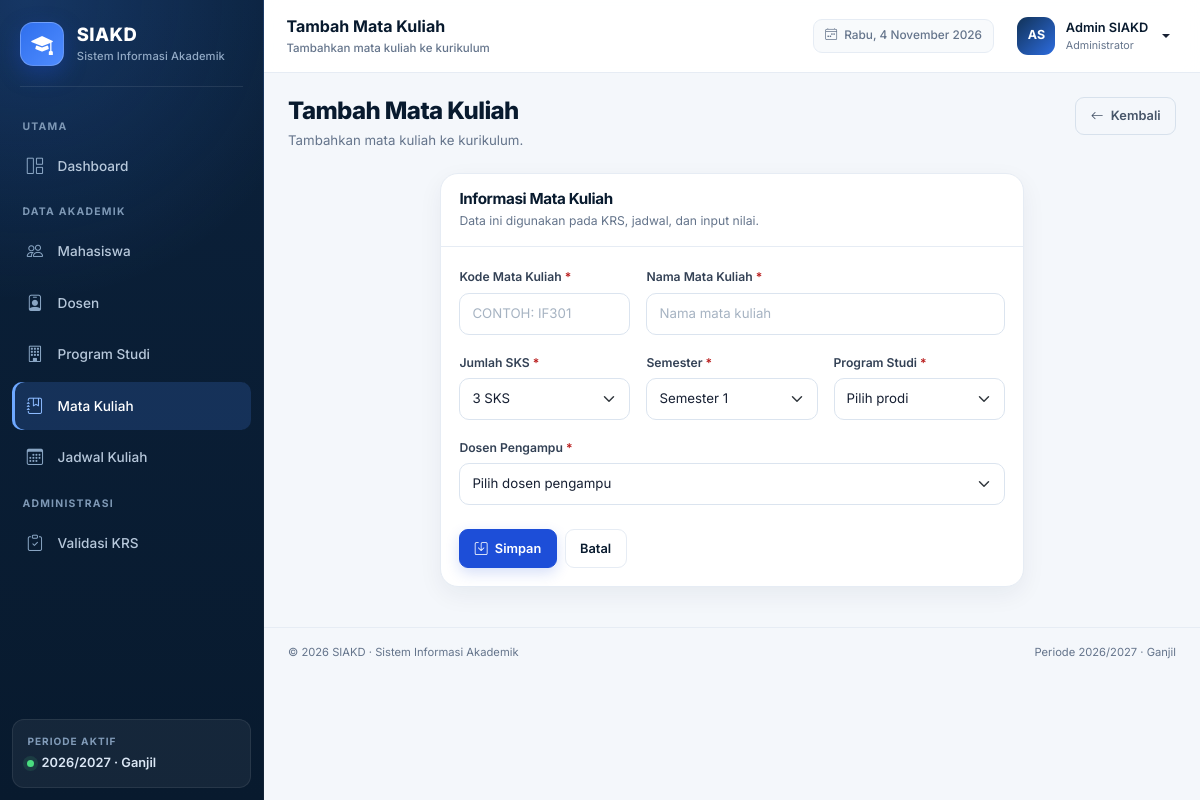
The page /admin/mata_kuliah_form.php (signed in) on the database its author committed.
### tables this page shows
CREATE TABLE `users` (
    `id` INT UNSIGNED NOT NULL AUTO_INCREMENT,
    `nama` VARCHAR(100) NOT NULL,
    `email` VARCHAR(120) NOT NULL,
    `password` VARCHAR(255) NOT NULL,
    `role` ENUM('admin', 'dosen', 'mahasiswa') NOT NULL,
    `status` ENUM('aktif', 'nonaktif') NOT NULL DEFAULT 'aktif',
    `created_at` TIMESTAMP NOT NULL DEFAULT CURRENT_TIMESTAMP,
    `updated_at` TIMESTAMP NOT NULL DEFAULT CURRENT_TIMESTAMP ON UPDATE CURRENT_TIMESTAMP,
    PRIMARY KEY (`id`),
    UNIQUE KEY `uq_users_email` (`email`),
    KEY `idx_users_role` (`role`)
);

### includes/functions.php (called while the page is built, shortened)
<?php
function base_url(string $path = ''): string
{
    $path = ltrim($path, '/');
    return BASE_URL . ($path !== '' ? '/' . $path : '/');
}
function e(mixed $value): string
{
    return htmlspecialchars((string) $value, ENT_QUOTES | ENT_SUBSTITUTE, 'UTF-8');
}
function pull_form_state(): array
{
    $state = [
        'old' => is_array($_SESSION['_old_input'] ?? null) ? $_SESSION['_old_input'] : [],
        'errors' => is_array($_SESSION['_form_errors'] ?? null) ? $_SESSION['_form_errors'] : [],
    ];
    return $state;
}
function query(string $key, mixed $default = ''): mixed
{
    if (!array_key_exists($key, $_GET)) {
        return $default;
    }
    $value = $_GET[$key];
    return is_string($value) ? trim($value) : $value;
}
function initials(string $name): string
{
    $parts = preg_split('/\s+/', trim($name)) ?: [];
    $initials = '';
    foreach (array_slice($parts, 0, 2) as $part) {
        $initials .= mb_strtoupper(mb_substr($part, 0, 1));
    }
    return $initials !== '' ? $initials : 'U';
}
function role_label(string $role): string
{
    return match ($role) {
        'admin' => 'Administrator',
        'dosen' => 'Dosen',
        'mahasiswa' => 'Mahasiswa',
        default => ucfirst($role),
    };
}

### includes/auth.php (called while the page is built, shortened)
<?php
require_once __DIR__ . '/../config/database.php';
require_once __DIR__ . '/functions.php';
function current_user(): ?array
{
    static $loaded = false;
    static $user = null;
    if ($loaded) {
        return $user;
    }
    $loaded = true;
    $userId = (int) ($_SESSION['user_id'] ?? 0);
    try {
        $stmt = db()->prepare(
            "SELECT u.id, u.nama, u.email, u.role, u.status, u.created_at,
                    m.id AS mahasiswa_id, m.nim, m.prodi_id AS mahasiswa_prodi_id,
                    m.angkatan, m.jenis_kelamin, m.alamat,
                    d.id AS dosen_id, d.nidn, d.prodi_id AS dosen_prodi_id
             FROM users u
             LEFT JOIN mahasiswa m ON m.user_id = u.id
             LEFT JOIN dosen d ON d.user_id = u.id
             WHERE u.id = :id AND u.status = 'aktif'
             LIMIT 1"
        );
        $stmt->execute(['id' => $userId]);
        $result = $stmt->fetch();
        if ($result) {
            $user = $result;
            return $user;
        }
    } catch (Throwable $exception) {
        error_log('Auth check failed: ' . $exception->getMessage());
    }
    return null;
}
function require_login(): array
{
    $user = current_user();
    return $user;
}
function require_role(string ...$roles): array
{
    $user = require_login();
    return $user;
}

### config/database.php (called while the page is built, shortened)
<?php
function db(): PDO
{
    static $pdo = null;
    if ($pdo instanceof PDO) {
        return $pdo;
    }
    $dsn = sprintf(
        'mysql:host=%s;port=%s;dbname=%s;charset=utf8mb4',
        DB_HOST,
        DB_PORT,
        DB_NAME
    );
    try {
        $pdo = new PDO($dsn, DB_USER, DB_PASS, [
            PDO::ATTR_ERRMODE => PDO::ERRMODE_EXCEPTION,
            PDO::ATTR_DEFAULT_FETCH_MODE => PDO::FETCH_ASSOC,
            PDO::ATTR_EMULATE_PREPARES => false,
        ]);
    } catch (PDOException $exception) {
        error_log('Database connection failed: ' . $exception->getMessage());
        throw new RuntimeException(
            'Koneksi database gagal. Pastikan MySQL berjalan dan database "siakd" sudah diimpor dari database.sql.'
        );
    }
    return $pdo;
}

### admin/mata_kuliah_form.php (the view, shortened to what this page needs)
<?php
require_once __DIR__ . '/../includes/auth.php';
require_role('admin');
$id = max(0, (int) query('id', 0));
$isEdit = $id > 0;
$data = [
    'kode_mk' => '',
    'nama_mk' => '',
    'sks' => 3,
    'semester' => 1,
    'prodi_id' => '',
    'dosen_id' => '',
];
$state = pull_form_state();
$old = $state['old'];
$errors = $state['errors'];
$value = static fn (string $key): string => (string) ($old[$key] ?? $data[$key] ?? '');
$error = static fn (string $key): ?string => $errors[$key] ?? null;
$pageTitle = $isEdit ? 'Edit Mata Kuliah' : 'Tambah Mata Kuliah';
$pageSubtitle = $isEdit ? 'Perbarui data mata kuliah' : 'Tambahkan mata kuliah ke kurikulum';
require_once __DIR__ . '/../includes/header.php';
?>
<div class="page-heading">
    <div>
        <h1><?= e($pageTitle) ?></h1>
        <p><?= e($pageSubtitle) ?>.</p>
    </div>
    <a href="<?= e(base_url('admin/mata_kuliah.php')) ?>" class="btn btn-outline-secondary"><i class="bi bi-arrow-left me-1" aria-hidden="true"></i> Kembali</a>
</div>
<div class="row justify-content-center">
    <div class="col-lg-8">
        <div class="card">
            <div class="card-header">
                <h2>Informasi Mata Kuliah</h2>
                <p class="section-subtitle mt-1">Data ini digunakan pada KRS, jadwal, dan input nilai.</p>
            </div>
            <div class="card-body">
                <form action="<?= e(base_url('actions/mata_kuliah.php')) ?>" method="post" novalidate>
                    <div class="row g-3">
                        <div class="col-md-4">
                            <label for="kode_mk" class="form-label">Kode Mata Kuliah <span class="required">*</span></label>
                            <input type="text" class="form-control <?= $error('kode_mk') ? 'is-invalid' : '' ?>" id="kode_mk" name="kode_mk" value="<?= e($value('kode_mk')) ?>" maxlength="15" placeholder="Contoh: IF301" style="text-transform: uppercase;" required>
                        </div>
                        <div class="col-md-8">
                            <label for="nama_mk" class="form-label">Nama Mata Kuliah <span class="required">*</span></label>
                            <input type="text" class="form-control <?= $error('nama_mk') ? 'is-invalid' : '' ?>" id="nama_mk" name="nama_mk" value="<?= e($value('nama_mk')) ?>" maxlength="120" placeholder="Nama mata kuliah" required>
                        </div>
                        <div class="col-md-4">
                            <label for="sks" class="form-label">Jumlah SKS <span class="required">*</span></label>
                            <select class="form-select <?= $error('sks') ? 'is-invalid' : '' ?>" id="sks" name="sks" required>
                                <?php for ($i = 1; $i <= 6; $i++): ?>
                                    <option value="<?= $i ?>" <?= $value('sks') === (string) $i ? 'selected' : '' ?>><?= $i ?> SKS</option>
                                <?php endfor; ?>
                            </select>
                        </div>
                        <div class="col-md-4">
                            <label for="semester" class="form-label">Semester <span class="required">*</span></label>
                            <select class="form-select <?= $error('semester') ? 'is-invalid' : '' ?>" id="semester" name="semester" required>
                                <?php for ($i = 1; $i <= 14; $i++): ?>
                                    <option value="<?= $i ?>" <?= $value('semester') === (string) $i ? 'selected' : '' ?>>Semester <?= $i ?></option>
                                <?php endfor; ?>
                            </select>
                        </div>
                        <div class="col-md-4">
                            <label for="prodi_id" class="form-label">Program Studi <span class="required">*</span></label>
                            <select class="form-select <?= $error('prodi_id') ? 'is-invalid' : '' ?>" id="prodi_id" name="prodi_id" required>
                                <option value="">Pilih prodi</option>
                            </select>
                        </div>
                        <div class="col-12">
                            <label for="dosen_id" class="form-label">Dosen Pengampu <span class="required">*</span></label>
                            <select class="form-select <?= $error('dosen_id') ? 'is-invalid' : '' ?>" id="dosen_id" name="dosen_id" required>
                                <option value="">Pilih dosen pengampu</option>
                            </select>
                        </div>
                    </div>
                    <div class="d-flex gap-2 mt-4">
                        <button type="submit" class="btn btn-primary"><i class="bi bi-save me-1" aria-hidden="true"></i> Simpan</button>
                        <a href="<?= e(base_url('admin/mata_kuliah.php')) ?>" class="btn btn-light">Batal</a>
                    </div>
                </form>
            </div>
        </div>
    </div>
</div>
<?php require_once __DIR__ . '/../includes/footer.php'; ?>

### includes/navbar.php (shortened to what this page needs)
<?php
$hariInggris = ['Sunday' => 'Minggu', 'Monday' => 'Senin', 'Tuesday' => 'Selasa', 'Wednesday' => 'Rabu', 'Thursday' => 'Kamis', 'Friday' => 'Jumat', 'Saturday' => 'Sabtu'];
$bulanInggris = [1 => 'Januari', 'Februari', 'Maret', 'April', 'Mei', 'Juni', 'Juli', 'Agustus', 'September', 'Oktober', 'November', 'Desember'];
$tanggalHariIni = ($hariInggris[date('l')] ?? date('l')) . ', ' . date('j') . ' ' . ($bulanInggris[(int) date('n')] ?? '') . ' ' . date('Y');
?>
<nav class="app-topbar d-flex align-items-center justify-content-between gap-2" aria-label="Navigasi atas">
    <div class="d-flex align-items-center gap-2 gap-md-3 min-w-0">
        <div class="min-w-0">
            <p class="topbar-title"><?= e($pageTitle) ?></p>
            <span class="topbar-subtitle"><?= e($pageSubtitle) ?></span>
        </div>
    </div>
    <div class="d-flex align-items-center gap-2 gap-md-3">
        <span class="topbar-date">
            <i class="bi bi-calendar4-week" aria-hidden="true"></i>
            <?= e($tanggalHariIni) ?>
        </span>
        <div class="dropdown">
            <button class="user-menu dropdown-toggle" type="button" data-bs-toggle="dropdown" aria-expanded="false" aria-label="Menu profil pengguna">
                <span class="avatar"><?= e(initials($currentUser['nama'])) ?></span>
                <span class="user-meta">
                    <span class="user-name"><?= e($currentUser['nama']) ?></span>
                    <span class="user-role"><?= e(role_label($currentUser['role'])) ?></span>
                </span>
            </button>
        </div>
    </div>
</nav>

### assets/css/style.css (style rules this page uses)
:root { --navy-950: #081a2e; --navy-900: #0b213b; --navy-800: #113257; --navy-700: #17456f; --primary: #1d4ed8; --primary-600: #1e40af; --primary-soft: #eaf0ff; --surface: #ffffff; --background: #f4f7fb; --text: #172033; --muted: #64748b; --line: #e6ecf4; --success: #15803d; --warning: #b45309; --danger: #b91c1c; --sidebar-width: 264px; --radius-lg: 18px; --radius-md: 14px; --shadow-sm: 0 8px 24px rgba(15, 42, 74, 0.06); --shadow-md: 0 18px 45px rgba(15, 42, 74, 0.10); }
* { box-sizing: border-box; }
html { min-height: 100%; }
body { min-height: 100vh; margin: 0; font-family: 'Inter', -apple-system, BlinkMacSystemFont, 'Segoe UI', sans-serif; font-size: 0.925rem; color: var(--text); background: var(--background); -webkit-font-smoothing: antialiased; }
a { color: var(--primary); text-decoration: none; }
h1, h2, h3, h4, h5, h6 { font-weight: 700; letter-spacing: -0.025em; color: var(--navy-950); }
.app-topbar { position: sticky; top: 0; z-index: 1020; min-height: 72px; padding: 0.75rem 1.4rem; background: rgba(255, 255, 255, 0.92); border-bottom: 1px solid var(--line); backdrop-filter: blur(14px); }
.topbar-title { margin: 0; font-size: 1rem; font-weight: 700; color: var(--navy-950); }
.topbar-subtitle { display: block; margin-top: 0.12rem; font-size: 0.72rem; font-weight: 500; color: var(--muted); }
.topbar-date { display: inline-flex; align-items: center; gap: 0.45rem; padding: 0.45rem 0.7rem; font-size: 0.74rem; font-weight: 500; color: var(--muted); background: #f8fafc; border: 1px solid var(--line); border-radius: 9px; }
.user-menu { display: flex; align-items: center; gap: 0.65rem; padding: 0.3rem 0.45rem; color: var(--text); border: 0; border-radius: 11px; background: transparent; }
.avatar { display: inline-grid; place-items: center; flex: 0 0 auto; width: 38px; height: 38px; font-size: 0.78rem; font-weight: 700; color: #ffffff; background: linear-gradient(135deg, var(--navy-800), #2d6cdf); border-radius: 11px; }
.user-meta { min-width: 0; text-align: left; }
.user-name { display: block; max-width: 180px; overflow: hidden; font-size: 0.8rem; font-weight: 600; color: var(--navy-950); text-overflow: ellipsis; white-space: nowrap; }
.user-role { display: block; margin-top: 0.05rem; font-size: 0.67rem; color: var(--muted); }
.page-heading { display: flex; align-items: flex-start; justify-content: space-between; gap: 1rem; margin-bottom: 1.35rem; }
.page-heading h1 { margin: 0; font-size: 1.5rem; font-weight: 800; }
.page-heading p { margin: 0.35rem 0 0; font-size: 0.83rem; color: var(--muted); }
.card { border: 1px solid var(--line); border-radius: var(--radius-lg); box-shadow: var(--shadow-sm); }
.card-header { padding: 1rem 1.15rem; background: transparent; border-bottom: 1px solid var(--line); }
.card-header h2, .card-header h3, .card-title { margin: 0; font-size: 0.95rem; font-weight: 700; color: var(--navy-950); }
.card-body { padding: 1.15rem; }
.form-label { margin-bottom: 0.38rem; font-size: 0.76rem; font-weight: 600; color: #334155; }
.form-label .required { color: var(--danger); }
.form-control, .form-select { min-height: 42px; padding: 0.55rem 0.75rem; font-size: 0.83rem; color: var(--text); background-color: #ffffff; border: 1px solid #dbe4ef; border-radius: 10px; transition: border-color 0.18s ease, box-shadow 0.18s ease; }
.form-control::placeholder { color: #a6b3c2; }
.btn { padding: 0.55rem 0.9rem; font-size: 0.8rem; font-weight: 600; border-radius: 9px; transition: all 0.18s ease; }
.btn-primary { color: #ffffff; background: var(--primary); border-color: var(--primary); box-shadow: 0 5px 14px rgba(29, 78, 216, 0.18); }
.btn-outline-secondary { color: #475569; border-color: #d7e1ec; }
.btn-light { color: var(--navy-950); background: #ffffff; border-color: var(--line); }
.section-subtitle { margin: 0; font-size: 0.76rem; color: var(--muted); }

### rows shown on the page
users: nama "AS", nama "Admin SIAKD", role "Administrator"

### other values the page prints
APP_NAME "SIAKD"
APP_FULL_NAME "Sistem Informasi Akademik"
$section['label'] "UTAMA"
$item['title'] "Dashboard"
$section['label'] "DATA AKADEMIK"
$item['title'] "Mahasiswa"
$item['title'] "Dosen"
$item['title'] "Program Studi"
$item['title'] "Mata Kuliah"
$item['title'] "Jadwal Kuliah"
$section['label'] "ADMINISTRASI"
$item['title'] "Validasi KRS"
TAHUN_AJARAN_AKTIF "2026/2027"
SEMESTER_AKTIF "Ganjil"
$pageTitle "Tambah Mata Kuliah"
